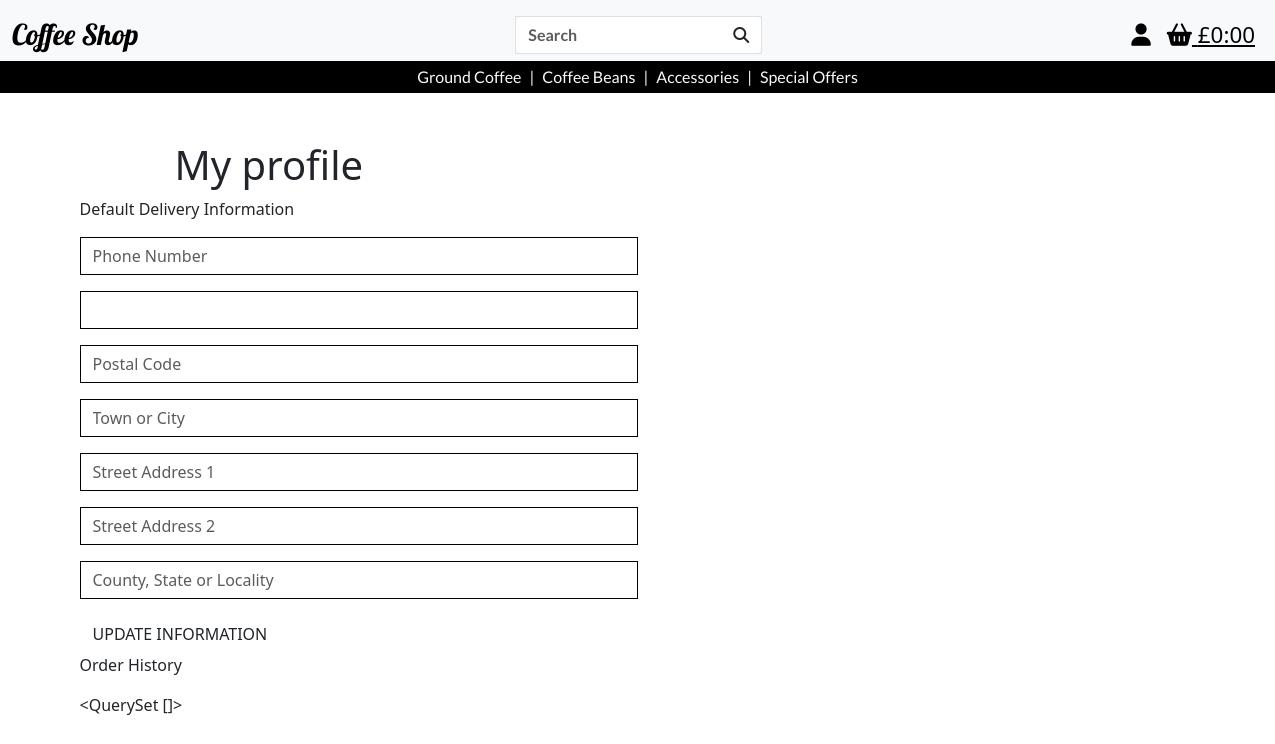
Page /profiles/ (signed in) on the earlier database version.
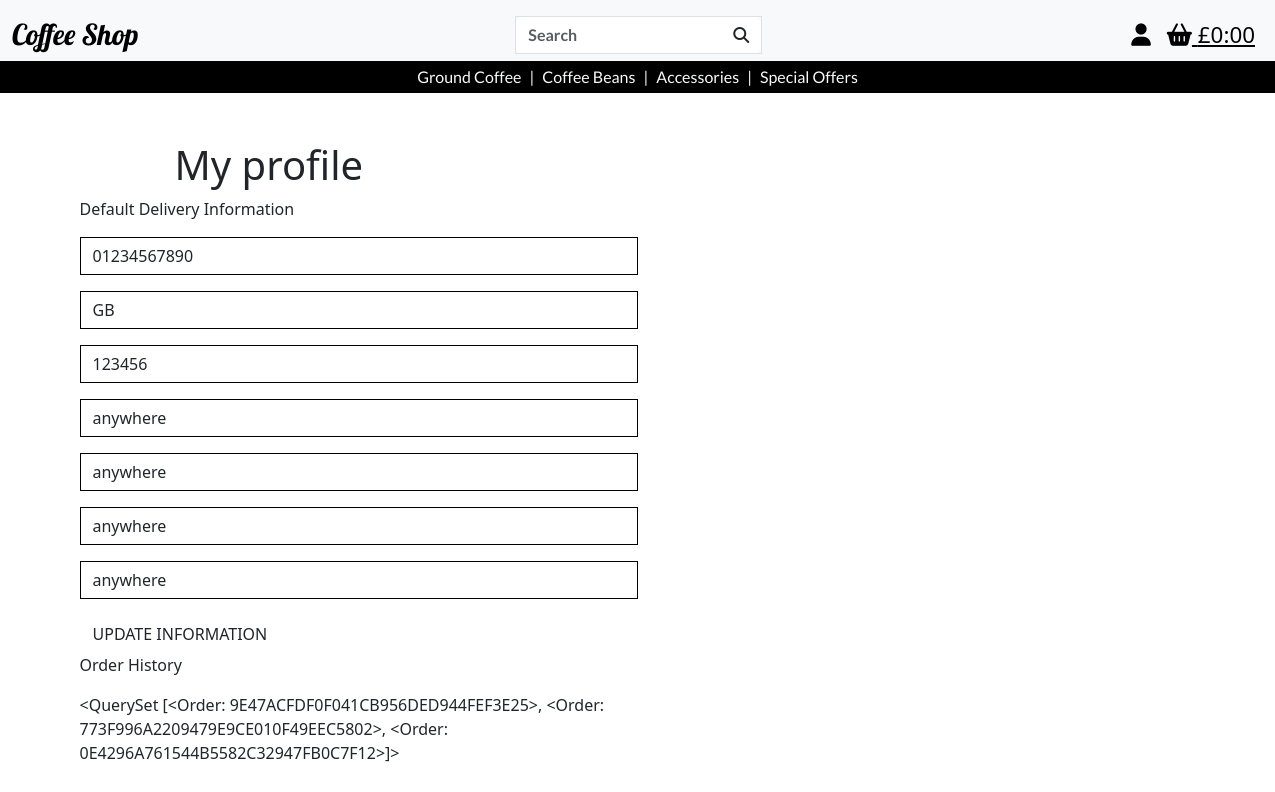
Same page on the later database version.
### profiles/models.py (models this page shows, shortened)
class UserProfile(models.Model):
    user = models.OneToOneField(User, on_delete=models.CASCADE)
    default_phone_number = models.CharField(max_length=20, null=True, blank=True)
    default_country = models.CharField(max_length=40, null=True, blank=True)
    default_postcode = models.CharField(max_length=20, null=True, blank=True)
    default_town_or_city = models.CharField(max_length=40, null=True, blank=True)
    default_street_address1 = models.CharField(max_length=80, null=True, blank=True)
    default_street_address2 = models.CharField(max_length=80, null=True, blank=True)
    default_county = models.CharField(max_length=80, null=True, blank=True)

### checkout/models.py (models this page shows, shortened)
class Order(models.Model):
    order_number = models.CharField(max_length=32, null=False, editable=False)
    user_profile = models.ForeignKey(
        UserProfile, on_delete=models.SET_NULL, null=True, blank=True, related_name='orders')
    full_name = models.CharField(max_length=50, null=False, blank=False)
    email = models.EmailField(max_length=254, null=False, blank=False)
    phone_number = models.CharField(max_length=20, null=False, blank=False)
    country = models.CharField(max_length=40, null=False, blank=False)
    postcode = models.CharField(max_length=20, null=True, blank=True)
    town_or_city = models.CharField(max_length=40, null=False, blank=False)
    street_address1 = models.CharField(max_length=80, null=False, blank=False)
    street_address2 = models.CharField(max_length=80, null=True, blank=True)
    county = models.CharField(max_length=80, null=True, blank=True)
    date = models.DateTimeField(auto_now_add=True)
    delivery_cost = models.DecimalField(
        max_digits=6, decimal_places=2, null=False, default=0)
    order_total = models.DecimalField(
        max_digits=10, decimal_places=2, null=False, default=0)
    grand_total = models.DecimalField(
        max_digits=10, decimal_places=2, null=False, default=0)
    original_bag = models.TextField(null=False, blank=False, default='')
    stripe_pid = models.CharField(
        max_length=254, null=False, blank=False, default='')
    def __str__(self):
        return self.order_number

### profiles/views.py (the view)
# urls.py: path('', views.profile, name='profile'),
@login_required
def profile(request):
    profile = get_object_or_404(UserProfile, user=request.user)
    if request.method == 'POST':
        form = UserProfileForm(request.POST, instance=profile)
        if form.is_valid():
            form.save()
            messages.success(request, 'Profile updated successfully')
    else:
        form = UserProfileForm(instance=profile)
    orders = profile.orders.all()
    template = 'profiles/profile.html'
    context = {
        'form': form,
        'orders': orders,
    }
    return render(request, template, context)

### profiles/forms.py
class UserProfileForm(forms.ModelForm):
    class Meta:
        model = UserProfile
        exclude = ('user',)
    def __init__(self, *args, **kwargs):
        super().__init__(*args, **kwargs)
        placeholders = {
            'default_phone_number': 'Phone Number',
            'default_postcode': 'Postal Code',
            'default_town_or_city': 'Town or City',
            'default_street_address1': 'Street Address 1',
            'default_street_address2': 'Street Address 2',
            'default_county': 'County, State or Locality',
        }
        self.fields['default_phone_number'].widget.attrs['autofocus'] = True
        for field in self.fields:
            if field != 'default_country':
                if self.fields[field].required:
                    placeholder = f'{placeholders[field]} *'
                else:
                    placeholder = placeholders[field]
                self.fields[field].widget.attrs['placeholder'] = placeholder
            self.fields[field].widget.attrs['class'] = 'border-black rounded-0 profile-form-input'
            self.fields[field].label = False

### profiles/templates/profiles/profile.html (shortened to what this page needs)
{% extends 'base.html' %} {% load static %} {% block extra_css %}
<link rel="stylesheet" href="" />
{% endblock%} {% block content %}
<div class="container">
  <div class="row">
    <div class="col5 offset-1">
      <h1 class="mt-5 products-header">My profile</h1>
    </div>
  </div>
  <div class="col-12 col-lg-6">
    <p class="">Default Delivery Information</p>
    <form
      class="mt-3"
      action="{% url 'profile' %}"
      method="POST"
      id="profile-update-form"
    >
      {% csrf_token %} {{ form|crispy }}
      <button class="btn btn-black rounded-0 text-uppercase float-right">
        Update Information
      </button>
    </form>
  </div>
  <div class="col-12 col-lg-6">
    <p class="">Order History</p>
    {{ orders }}
  </div>
  {% endblock %}

Differences in the rows shown:
changed UserProfile: default_phone_number (not shown) → "01234567890"; default_country (not shown) → "GB"; default_postcode (not shown) → "123456"; default_town_or_city (not shown) → "anywhere"; default_street_address1 (not shown) → "anywhere"; default_street_address2 (not shown) → "anywhere"; default_county (not shown) → "anywhere"; id.order_number "<QuerySet []>" → "<QuerySet [<Order: 9E47ACFDF0F041CB956DED944FEF3E25>, <Order: 773F996A2209479E9CE010F49EEC5802>, <Order: 0E4296A761544B5582C32947FB0C7F12>]>"
